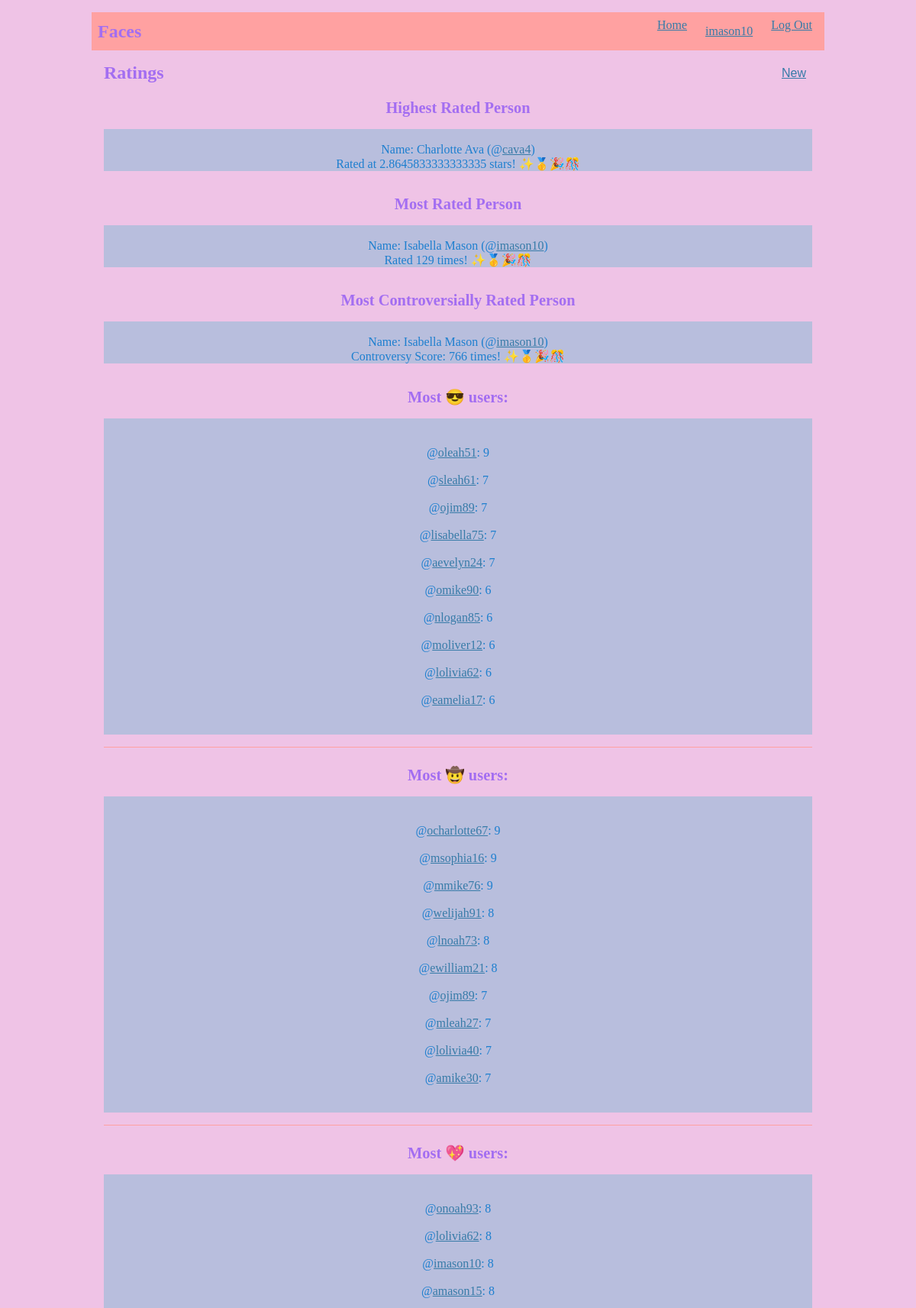
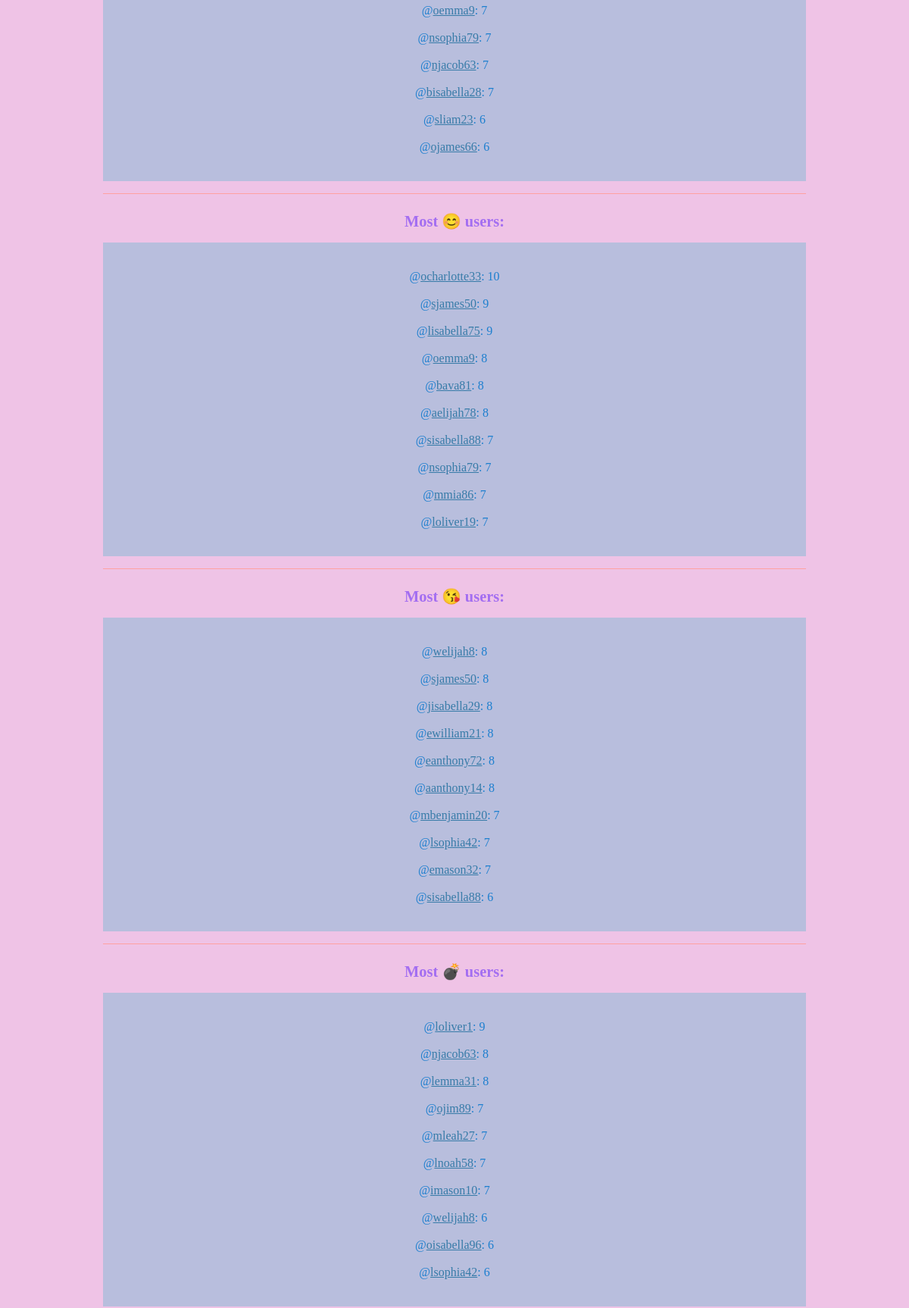
Screenshot of / (signed in, upper part) with the database file from the repository (2 pictures, top to bottom).
### tables this page shows
CREATE TABLE Users(
        id VARCHAR(30) PRIMARY KEY NOT NULL,
        password VARCHAR(50) NOT NULL,
        name VARCHAR(100) NOT NULL,
        location VARCHAR(50),
        picture VARCHAR(100),
        twitter VARCHAR(30),
        insta VARCHAR(30),
        fb VARCHAR(30)
        );

CREATE TABLE Ratings(
        rating_id INT(10) PRIMARY KEY NOT NULL,
        user_id VARCHAR(30) NOT NULL,
        rating INT(11) NOT NULL,
        text VARCHAR(250),
        rater_id VARCHAR(30) NOT NULL,
        type VARCHAR(30) NOT NULL,
        time VARCHAR(30) NOT NULL,
        FOREIGN KEY (user_id) REFERENCES Users(id),
        FOREIGN KEY (rater_id) REFERENCES Users(id)
        );

### main_face.py (the view)
@app.route('/')
def index():
    high = facedb.get_highest_rated(db)
    most = facedb.get_most_rated_person(db)
    controversial = facedb.get_most_controversial(db)
    emos = []
    for e in possible_emojies:
        numbers = facedb.get_most_emoji(db, e)
        if numbers:
            if len(numbers) > 10:
                numbers = numbers[:10]
            emos.append((e, numbers))
    return render_template('ratings/index.html', highest=high, most=most, cont=controversial, emojies=emos)

### facesdb_7.py (called while the page is built)
def get_highest_rated(db):
    c = db.cursor()
    q = "SELECT AVG(rating), user_id FROM Ratings GROUP BY user_id"
    c.execute(q)
    best = None
    score = 0
    for _ in c:
        if(_[0] > score):
            best = _[1]
            score = _[0]
    q = "SELECT name FROM Users where id=?"
    c.execute(q, (best,))
    name = c.fetchone()
    c.close()
    return (name[0], best, score)

def get_most_rated_person(db):
    c = db.cursor()
    q = "SELECT COUNT(user_id), user_id FROM Ratings GROUP BY user_id"
    c.execute(q)
    best = None
    count = 0
    for _ in c:
        if(_[0] > count):
            count = _[0]
            best = _[1]
    q = "SELECT name FROM Users where id=?"
    c.execute(q, (best,))
    name = c.fetchone()[0]
    c.close()
    return (name, best, count)

def get_most_emoji(db, emoji):
    c = db.cursor()
    q = "SELECT COUNT(emoji), rater_id FROM Emojis NATURAL JOIN Ratings WHERE emoji = ? GROUP BY rater_id ORDER BY COUNT(emoji) DESC"
    c.execute(q, (emoji,))
    l = []
    for _ in c:
        l.append(_)
    c.close()
    return l

def get_controversial(db):
    c = db.cursor()
    q = "SELECT rating, user_id FROM Ratings ORDER BY user_id"
    d = {}
    c.execute(q)
    for _ in c:
        if(_[1] in d.keys()):
            d[_[1]].append(_[0])
        else:
            d[_[1]] = [_[0]]
    for x in d:
        d[x].sort()
        d[x] = cont_func(d[x])
    return d

def get_most_controversial(db):
    controversial = get_controversial(db)
    most = ("", 0)
    for key, value in controversial.items():
        if value > most[1]:
            most = (key, value)
    c = db.cursor()
    q = "SELECT name FROM users WHERE id=?"
    c.execute(q, (most[0],))
    x = c.fetchone()
    most = (x[0], most[0], most[1])
    return most

def cont_func(l):
    score = 0
    for i in range(len(l)//2):
        score = score + (l[i] - l[len(l)-i-1])**2
    return score

### main_face.py (called while the page is built)
@app.before_request
def load_logged_in_user():
    user_id = session.get('user_id')
    if user_id is None:
        g.user = None
    else:
        g.user = get_user(user_id)

def get_user(username):
    user = db.execute(
            'SELECT * FROM Users WHERE id = ?',
            (username,)
        ).fetchone()
    return user

### templates/ratings/index.html
{% extends 'base.html' %}
{% block header %}
  <h1>{% block title %}Ratings{% endblock %}</h1>
  {% if g.user %}
    <a class="action" href="{{ url_for('create') }}">New</a>
  {% endif %}
{% endblock %}
{% block content %}
  <article class="post">
    <header>
      <div>
        <h1>Highest Rated Person</h1>
      </div>
    </header>
    <p class="body">
      Name: {{highest[0]}} (@<a class="action" href="{{url_for('view_user', username=highest[1])}}">{{highest[1]}}</a>)
      Rated at {{highest[2]}} stars! ✨🥇🎉🎊
    </p>
  </article>
  <article class="post">
    <header>
      <div>
        <h1>Most Rated Person</h1>
      </div>
    </header>
    <p class="body">
      Name: {{most[0]}} (@<a class="action" href="{{url_for('view_user', username=most[1])}}">{{most[1]}}</a>)
      Rated {{most[2]}} times! ✨🥇🎉🎊
    </p>
  </article><article class="post">
    <header>
      <div>
        <h1>Most Controversially Rated Person</h1>
      </div>
    </header>
    <p class="body">
      Name: {{cont[0]}} (@<a class="action" href="{{url_for('view_user', username=cont[1])}}">{{cont[1]}}</a>)
      Controversy Score: {{cont[2]}} times! ✨🥇🎉🎊
    </p>
  </article>
  {% for emoji in emojies %}
    <article class="post">
      <header>
        <div>
          <h1>Most {{ emoji[0] }} users:</h1>
        </div>
      </header>
      <p class="body">
      {% for result in emoji[1] %}
      @<a class="action" href="{{url_for('view_user', username=result[1])}}">{{result[1]}}</a>: {{result[0]}}
      {% endfor %}
    </article>
    {% if not loop.last %}
      <hr>
    {% endif %}
  {% endfor %}
{% endblock %}

### templates/base.html (shortened to what this page needs)
<!doctype html>
<link rel="stylesheet" href="{{ url_for('static', filename='style.css') }}">
<nav>
  <h1>Faces</h1>
  <ul>
    <li><a href="{{ url_for('index') }}">Home</a></li>
    {% if g.user %}
      <li><span><a href="{{ url_for('view_user', username=g.user[0]) }}">{{ g.user[0] }}</a></span></li>
      <li><a href="{{ url_for('logout') }}">Log Out</a>
    {% else %}
      <li><a href="{{ url_for('register') }}">Register</a>
      <li><a href="{{ url_for('login') }}">Log In</a>
    {% endif %}
  </ul>
</nav>
<section class="content">
  <header>
    {% block header %}{% endblock %}
  </header>
  {% block content %}{% endblock %}
</section>

### static/style.css (style rules this page uses)
h1 { font-family: serif; color: #a36ef1; margin: 1rem 0; }
a { color: #377ba8; }
hr { border: none; border-top: 1px solid #ffa1a1; }
nav { background: #ffa1a1; color: #3c1e45; display: flex; align-items: center; padding: 0 0.5rem; }
nav h1 { flex: auto; margin: 0; }
nav ul { display: flex; list-style: none; margin: 0; padding: 0; }
nav ul li a, nav ul li span, header .action { display: block; padding: 0.5rem; }
ul li { font-family: serif; color: #a36ef1; }
.content { padding: 0 1rem 1rem; }
.content > header { border-bottom: 1px solid #efc3e6; display: flex; align-items: flex-end; }
.content > header h1 { flex: auto; margin: 1rem 0 0.25rem 0; }
.post > header { display: flex; align-items: flex-end; font-size: 0.85em; }
.post > header > div:first-of-type { flex: auto; }
.post > header h1 { font-size: 1.5em; margin-bottom: 0; }
.body { white-space: pre-line; font-family: serif; color: #1d7fcf; background: #b8bedd; }
.content:last-child { margin-bottom: 0; }
article { text-align: center; }

### rows the page displays
Users: id "imason10", name "Isabella Mason"
Users: name "Charlotte Ava"
Ratings: user "imason10"

### other values shown
{{ highest[1] }} "cava4"
{{ highest[2] }} "2.8645833333333335"
{{ most[1] }} "imason10"
{{ most[2] }} "129"
{{ cont[2] }} "766"
{{ emoji[0] }} "😎" "🤠" "💖" "😊" "😘" "💣"
{{ result[1] }} "oleah51" "sleah61" "ojim89" "lisabella75" "aevelyn24" "omike90" "nlogan85" "moliver12" "lolivia62" "eamelia17" "ocharlotte67" "msophia16" "mmike76" "welijah91" "lnoah73" "ewilliam21" "ojim89" "mleah27" "lolivia40" "amike30" "onoah93" "lolivia62" "imason10" "amason15" "oemma9" "nsophia79" "njacob63" "bisabella28" "sliam23" "ojames66" "ocharlotte33" "sjames50" "lisabella75" "oemma9" "bava81" "aelijah78" "sisabella88" "nsophia79" "mmia86" "loliver19" "welijah8" "sjames50" "jisabella29" "ewilliam21" "eanthony72" "aanthony14" "mbenjamin20" "lsophia42" "emason32" "sisabella88" "loliver1" "njacob63" "lemma31" "ojim89" "mleah27" "lnoah58" "imason10" "welijah8" "oisabella96" "lsophia42"
{{ result[0] }} "9" "7" "7" "7" "7" "6" "6" "6" "6" "6" "9" "9" "9" "8" "8" "8" "7" "7" "7" "7" "8" "8" "8" "8" "7" "7" "7" "7" "6" "6" "10" "9" "9" "8" "8" "8" "7" "7" "7" "7" "8" "8" "8" "8" "8" "8" "7" "7" "7" "6" "9" "8" "8" "7" "7" "7" "7" "6" "6" "6"
